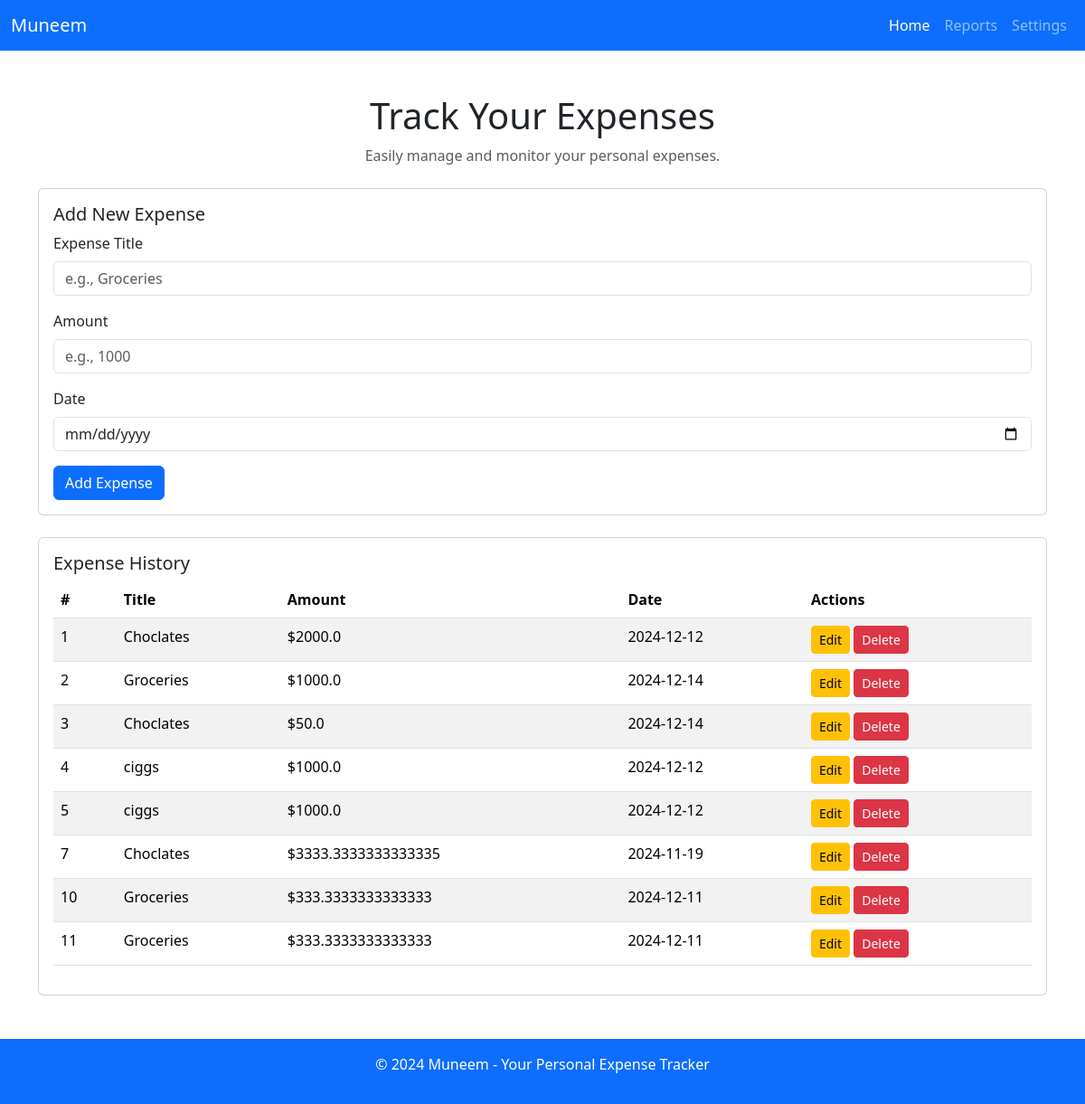
Screenshot of /expense with the database file from the repository.
### Muneem/models.py (models this page shows)
class Personal_Expense(db.Model):
    __tablename__ = 'personal_expense'
    id = db.Column(db.Integer(), primary_key=True)
    description = db.Column(db.String(length=100), nullable=False)
    category = db.Column(db.String(length=30),nullable=False)
    date_time = db.Column(db.DateTime, default=datetime.datetime.now(), nullable=False)
    amount = db.Column(db.Float(),nullable=False)
    owner = db.Column(db.Integer(), db.ForeignKey('user.id'))

### Muneem/routes.py (the view, shortened to what this page needs)
@app.route('/expense', methods=['GET', 'POST'])
def expense():
    expenses = Personal_Expense.query.filter_by(owner=current_user.id).all()
    return render_template('personal.html', expenses=expenses)

### Muneem/routes.py (called while the page is built)
@app.before_request
def before_request():
    global current_user
    current_user = User.query.filter_by(username="user1").first()  # Using "user1" as current user for now

### Muneem/Templates/personal.html (shortened to what this page needs)
<!DOCTYPE html>
<html lang="en">
<head>
    <link href="https://cdn.jsdelivr.net/npm/bootstrap@5.3.2/dist/css/bootstrap.min.css" rel="stylesheet">
</head>
<body>
    <nav class="navbar navbar-expand-lg navbar-dark bg-primary">
        <div class="container-fluid">
            <a class="navbar-brand" href="#">Muneem</a>
            <div class="collapse navbar-collapse" id="navbarNav">
                <ul class="navbar-nav ms-auto">
                    <li class="nav-item">
                        <a class="nav-link active" href="#">Home</a>
                    </li>
                    <li class="nav-item">
                        <a class="nav-link" href="#">Reports</a>
                    </li>
                    <li class="nav-item">
                        <a class="nav-link" href="#">Settings</a>
                    </li>
                </ul>
            </div>
        </div>
    </nav>
    <div class="container mt-5">
        <h1 class="text-center">Track Your Expenses</h1>
        <p class="text-center text-muted">Easily manage and monitor your personal expenses.</p>
        <div class="card my-4">
            <div class="card-body">
                <h5 class="card-title">Add New Expense</h5>
                <form method="POST" action="{{ url_for('expense') }}">
                    <div class="mb-3">
                        <label for="expenseTitle" class="form-label">Expense Title</label>
                        <input type="text" class="form-control" id="expenseTitle" name="expenseTitle" placeholder="e.g., Groceries" required>
                    </div>
                    <div class="mb-3">
                        <label for="expenseAmount" class="form-label">Amount</label>
                        <input type="number" class="form-control" id="expenseAmount" name="expenseAmount" placeholder="e.g., 1000" required>
                    </div>
                    <div class="mb-3">
                        <label for="expenseDate" class="form-label">Date</label>
                        <input type="date" class="form-control" id="expenseDate" name="expenseDate" required>
                    </div>
                    <button type="submit" class="btn btn-primary">Add Expense</button>
                </form>
            </div>
        </div>
<div class="card">
    <div class="card-body">
        <h5 class="card-title">Expense History</h5>
        <table class="table table-striped">
            <thead>
                <tr>
                    <th>#</th>
                    <th>Title</th>
                    <th>Amount</th>
                    <th>Date</th>
                    <th>Actions</th>
                </tr>
            </thead>
            <tbody>
                {% for expense in expenses %}
                <tr>
                    <td>{{ expense.id }}</td>
                    <td>{{ expense.description }}</td>
                    <td>${{ expense.amount }}</td>
                    <td>{{ expense.date_time.strftime('%Y-%m-%d') }}</td>
                    <td>
                        <a href="{{ url_for('edit_expense', id=expense.id) }}" class="btn btn-sm btn-warning">Edit</a>
                        <a href="{{ url_for('delete_expense', id=expense.id) }}" class="btn btn-sm btn-danger">Delete</a>
                    </td>
                </tr>
                {% endfor %}
            </tbody>
        </table>
    </div>
</div>
    </div>
    <footer class="bg-primary text-white text-center py-3 mt-5">
        <p>&copy; 2024 Muneem - Your Personal Expense Tracker</p>
    </footer>
</body>
</html>

### rows the page displays
Personal_Expense: id "1", description "Choclates", amount "2000.0", date_time "2024-12-12"
Personal_Expense: id "2", description "Groceries", amount "1000.0", date_time "2024-12-14"
Personal_Expense: id "3", description "Choclates", amount "50.0", date_time "2024-12-14"
Personal_Expense: id "4", description "ciggs", amount "1000.0", date_time "2024-12-12"
Personal_Expense: id "5", description "ciggs", amount "1000.0", date_time "2024-12-12"
Personal_Expense: id "7", description "Choclates", amount "3333.3333333333335", date_time "2024-11-19"
Personal_Expense: id "10", description "Groceries", amount "333.3333333333333", date_time "2024-12-11"
Personal_Expense: id "11", description "Groceries", amount "333.3333333333333", date_time "2024-12-11"
